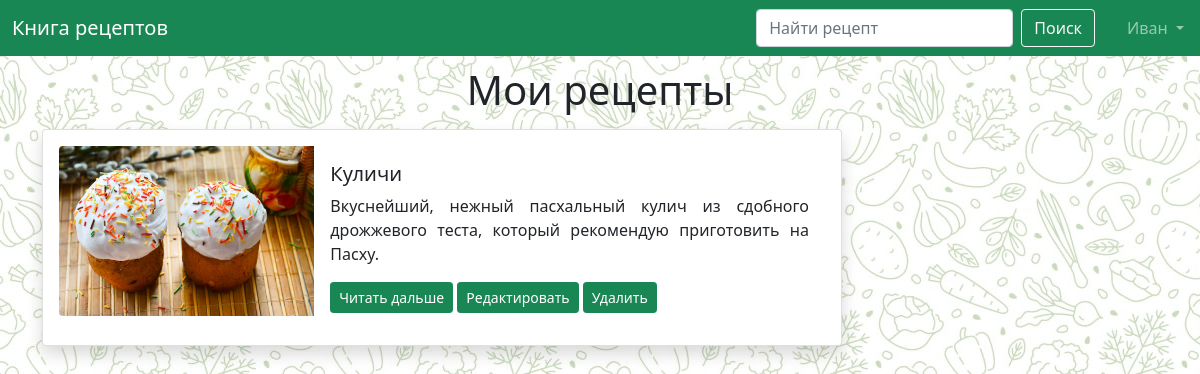
/user (signed in), run on the app's committed database.
### data/users.py (models this page shows, shortened)
class User(SqlAlchemyBase, UserMixin):
    __tablename__ = 'users'
    id = sqlalchemy.Column(sqlalchemy.Integer,
                           primary_key=True, autoincrement=True)
    user_role = sqlalchemy.Column(sqlalchemy.Integer,
                                  sqlalchemy.ForeignKey('users_roles.id'))
    role = orm.relationship('UserRole')
    recipes = orm.relationship('Recipes', back_populates='user')
    favorite_recipes = orm.relationship('Recipes',
                                        secondary="favorite_recipes",
                                        backref="users", lazy="subquery")
    surname = sqlalchemy.Column(sqlalchemy.String)
    name = sqlalchemy.Column(sqlalchemy.String)
    email = sqlalchemy.Column(sqlalchemy.String, unique=True)
    hashed_password = sqlalchemy.Column(sqlalchemy.String)
    modified_date = sqlalchemy.Column(sqlalchemy.DateTime,
                                      default=datetime.datetime.now)

### data/recipes.py (models this page shows)
class Recipes(SqlAlchemyBase):
    __tablename__ = 'recipes'
    id = sqlalchemy.Column(sqlalchemy.Integer,
                           primary_key=True, autoincrement=True)
    title = sqlalchemy.Column(sqlalchemy.String)
    description = sqlalchemy.Column(sqlalchemy.String)
    picture_name = sqlalchemy.Column(sqlalchemy.String, nullable=False)
    ingredients = sqlalchemy.Column(sqlalchemy.String)
    recipe = sqlalchemy.Column(sqlalchemy.String)
    user_id = sqlalchemy.Column(sqlalchemy.Integer,
                                sqlalchemy.ForeignKey("users.id"))
    categories = orm.relationship("Category",
                                  secondary="recipe_to_category",
                                  backref="recipes")
    user = orm.relationship('User')
    created_date = sqlalchemy.Column(sqlalchemy.DateTime, default=datetime.datetime.now)

### main.py (the view)
@app.route('/user')
def user_recipes():
    return render_template('user_recipes.html', title='Мои рецепты')

### data/db_session.py (called while the page is built)
def create_session() -> Session:
    global __factory
    return __factory()

### main.py (called while the page is built)
@login_manager.user_loader
def load_user(user_id):
    db_sess = db_session.create_session()
    return db_sess.query(User).get(user_id)

### templates/user_recipes.html
{% extends "base.html" %}
{% block content %}
<h1 class="text-center" style="margin-top: 10px; margin-bottom: 15px;">Мои рецепты</h1>
{% for item in current_user.recipes %}
<div class="card shadow p-3 mb-5 bg-body rounded" style="max-width: 800px;">
  <div class="row g-0">
    <div class="col-md-4">
      <img src="static/img/{{ item.picture_name }}" class="img-fluid rounded-start">
    </div>
    <div class="col-md-8">
      <div class="card-body">
        <h5 class="card-title">{{ item.title }}</h5>
        <p class="card-text" align="justify">{{ item.description }}</p>
        <a class="btn btn-success btn-sm" href="/recipe/{{ item.id }}">Читать дальше</a>
        <a class="btn btn-success btn-sm" href="/edit_recipe/{{ item.id }}">Редактировать</a>
        <a class="btn btn-success btn-sm" href="/delete_recipe/{{ item.id }}">Удалить</a>
      </div>
    </div>
  </div>
</div>
{% endfor %}
{% endblock %}

### templates/base.html (shortened to what this page needs)
<!doctype html>
<html lang="en">
  <head>
    <link rel="stylesheet" href="/static/css/base.css">
    <link href="https://cdn.jsdelivr.net/npm/bootstrap@5.0.2/dist/css/bootstrap.min.css" rel="stylesheet">
  </head>
  <body>
  <header>
  <nav class="navbar navbar-expand-lg navbar-dark bg-success">
  <div class="container-fluid me-1">
    <a class="navbar-brand" href="/">Книга рецептов</a>
   <form class="d-flex justify-content-start" action="search" method="get">
     <input class="form-control me-2" type="search" placeholder="Найти рецепт" aria-label="Search" name="recipe_query">
     <button class="btn btn-outline-light me-2" type="submit">Поиск</button>
  </form>
  </div>
    <div class="collapse navbar-collapse" id="navbarSupportedContent">
      <ul class="navbar-nav me-2">
        {% if current_user.is_authenticated %}
        <li class="nav-item dropdown">
          <a class="nav-link dropdown-toggle" href="#" id="navbarDropdown" role="button" data-bs-toggle="dropdown" aria-expanded="false">
            {{ current_user.name }}
          </a>
        {% endif %}
      </ul>
  </div>
</nav>
</header>
  <main role="main" class="container">
      {% block content %}{% endblock %}
  </main>
  </body>
</html>

### static/css/base.css (style rules this page uses)
body { background-image: url(/static/img/background_image.jpg); }

### data on the page
User: name "Иван"
Recipes: picture_name (picture), title "Куличи", description "Вкуснейший, нежный пасхальный кулич из сдобного дрожжевого теста, который рекомендую приготовить на Пасху."
